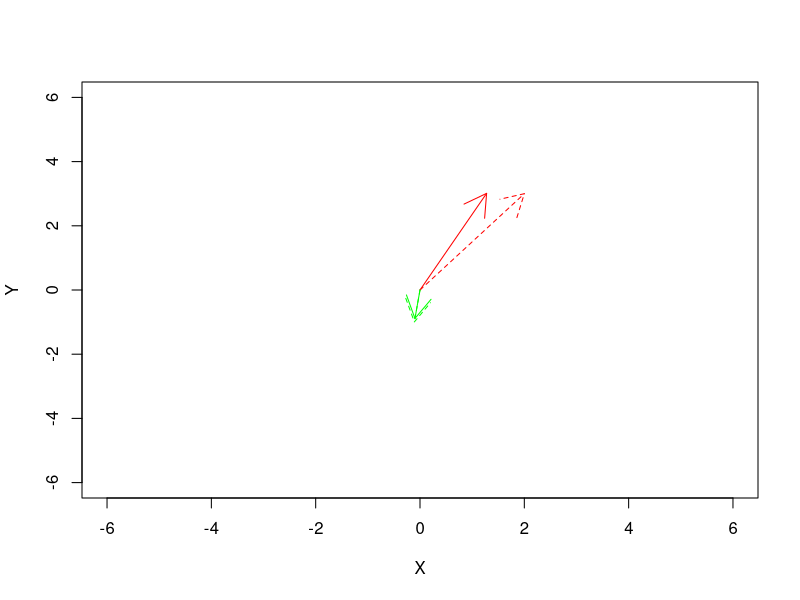
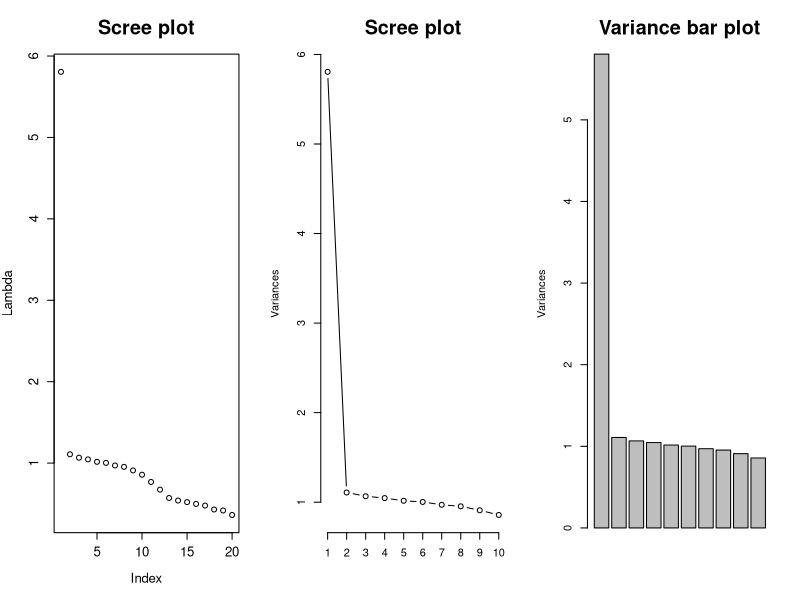
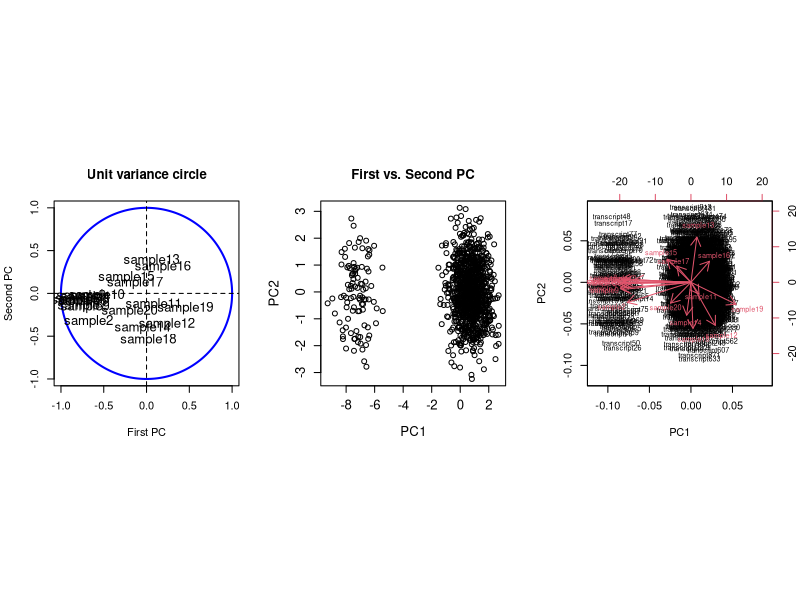
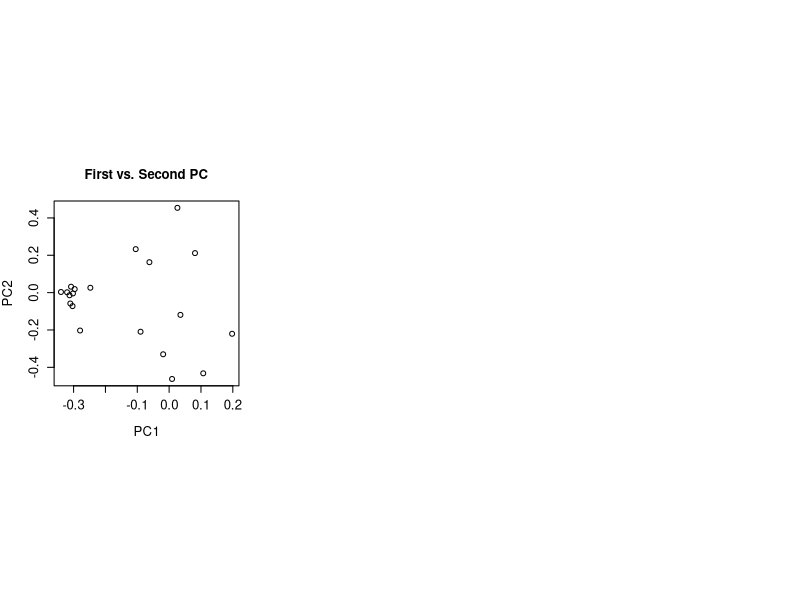
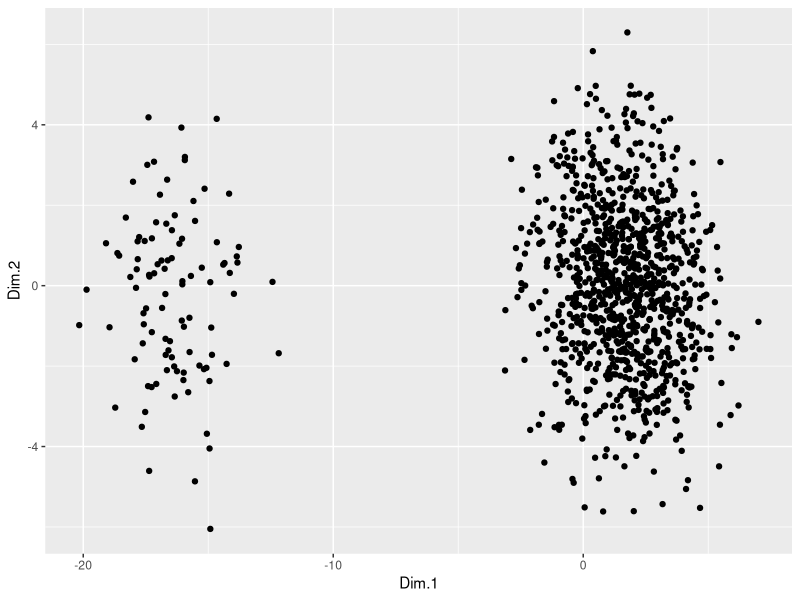
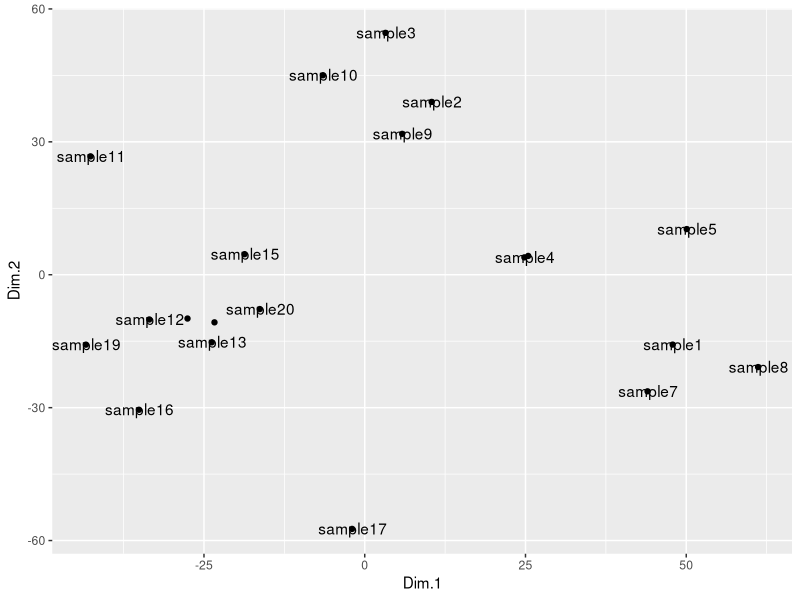

Write the R code that produced these figures, in order.
A = matrix(
  data = matrixa <- c(0.589, 0.202, 0.033, 0.869), 
  nrow = 2
)

# Load matrixcalc library
#install.packages("matrixcalc")
library("matrixcalc")

# PLU decomposition
lu_decomp = lu.decomposition(A)

# View results
lu_decomp$L %*% lu_decomp$U

# eigen decomposition in R
eA <- eigen(A)
eA

eA$vectors %*% diag(eA$values) %*% solve(eA$vectors)

y <- c(2,3)
yA <- A %*% y
yeA <- A %*%  eA$vectors[,1]

plot(NULL, xlim=c(-6,6), ylim=c(-6,6), xlab="X", ylab="Y")
arrows(x0=0, y0=0, x1=y[1], y1=y[2], col="red", lty = 2)
arrows(x0=0, y0=0, x1=yA[1], y1=yA[2], col="red")
arrows(x0=0, y0=0, x1=eA$vectors[1,1], y1=eA$vectors[2,1], col="green", lty=2)
arrows(x0=0, y0=0, x1=yeA[1], y1=yeA[2], col="green")


# principal component analysis
rm(list=ls())
library(tidyr)
library(ggplot2)

mnorm <- function(x, y, m, s){
  mres <- matrix(nrow=x, ncol=y)
  for(i in 1:length(mres[,1])){
    mres[i,] <- rnorm(y, mean = m, sd = s)
  }
  return(mres)
}

d1 <- as.data.frame(mnorm(100, 10, runif(10, min=7, max=10), runif(10, min=1, max=2)))
d2 <- as.data.frame(mnorm(100, 10, runif(10, min=1, max=4), runif(10, min=1, max=2)))
d <- cbind(d1, d2)
d3 <- as.data.frame(mnorm(1000, 20, runif(20, min=1, max=4), runif(20, min=1, max=2)))
colnames(d3) <- colnames(d)
d <- rbind(d, d3)
colnames(d) <- sapply(seq(1, length(d[1,]), by=1), function(x){paste("sample", x, sep="")})
row.names(d) <- sapply(seq(1, length(d[,1]), by=1), function(x){paste("transcript", x, sep="")})

# PCA
data.scaled <- scale(d, center = TRUE, scale = TRUE)
e.scaled = eigen(cov(data.scaled))

# variances
e.scaled$values
# proportion variances
e.scaled$values/sum(e.scaled$values)
# cumulative
cumsum(e.scaled$values/sum(e.scaled$values))

data.pc  = as.matrix(data.scaled) %*% e.scaled$vectors 
head(data.pc)

require(stats)
pc <- prcomp(x = d, center = TRUE, scale. = TRUE)
head(pc$x)
summary(pc)

par(mfrow=c(1, 3))

plot(e.scaled$values, xlab = "Index", ylab = "Lambda", 
     main = "Scree plot", 
     cex.lab = 1.2, cex.axis = 1.2, cex.main = 1.8)

screeplot(x= pc, type = "line", main = "Scree plot", cex.main = 1.8)

plot(pc, main = "Variance bar plot", cex.main = 1.8)

# correlation with original variables
mean.dev <- scale(d, center = TRUE, scale = FALSE)
head(mean.dev)

mean.dev.pc <- mean.dev %*% e.scaled$vectors

r.cor <- cor(cbind(mean.dev.pc, d))
head(r.cor)
r1 = r.cor[21:40, 1:2]

par(pty = "s")

ucircle = cbind(cos((0:360)/180*pi), sin((0:360)/180*pi))

plot(ucircle, 
     type= "l", lty= "solid", col = "blue", lwd = 2, 
     xlab = "First PC", ylab = "Second PC", main = "Unit variance circle")
abline(h = 0.0, v = 0.0, lty = 2)

text(x = r1, 
     label = colnames(r.cor)[21:41], 
     cex = 1.2)

# plotting
par(pty = "s")
plot(x = data.pc[, 1], y = data.pc[, 2], 
     xlab = "PC1", ylab = "PC2", main = "First vs. Second PC",
     cex.lab = 1.2, cex.axis = 1.2)

require(stats)
biplot(pc, choices = 1:2)


# validation/correlation

f <- as.factor(c(rep("cond1", 10), rep("cond2", 10)))
wilcox.test(e.scaled$vectors[,1] ~ f) 
wilcox.test(e.scaled$vectors[,2] ~ f) 


f2 <- seq(1, 20, by=1)
cor.test(e.scaled$vectors[,1], f2)
cor.test(e.scaled$vectors[,2], f2)
cor.test(e.scaled$vectors[,3], f2)




# SVD
svdData <- t(data.scaled) %*% data.scaled
s <- svd(svdData)

# variances
s$d
# proportion variances
s$d/sum(s$d)
# cumulative
cumsum(s$d/sum(s$d))
par(pty = "s")
plot(x = s$v[, 1], y = s$v[, 2], 
     xlab = "PC1", ylab = "PC2", main = "First vs. Second PC",
     cex.lab = 1.2, cex.axis = 1.2)
dev.off()




# MDS

library(magrittr)
library(dplyr)
library(ggpubr)


# Cmpute MDS
mds <- d %>%
  dist() %>%          
  cmdscale()
#%>%
#  as_tibble()
colnames(mds) <- c("Dim.1", "Dim.2")

# Plot MDS
ggplot(as.data.frame(mds), aes(x=Dim.1, y=Dim.2)) + 
  geom_point()

# transposed
td <- as.data.frame(t(d))

tmds <- td %>%
  dist() %>%          
  cmdscale()

#%>%
#  as_tibble()
colnames(tmds) <- c("Dim.1", "Dim.2")

# Plot MDS
ggplot(as.data.frame(tmds), aes(x=Dim.1, y=Dim.2)) +
  geom_point() +
  geom_text(
    label=rownames(tmds), 
    nudge_x = 0.1, nudge_y = 0.1, 
    check_overlap = T
  )
